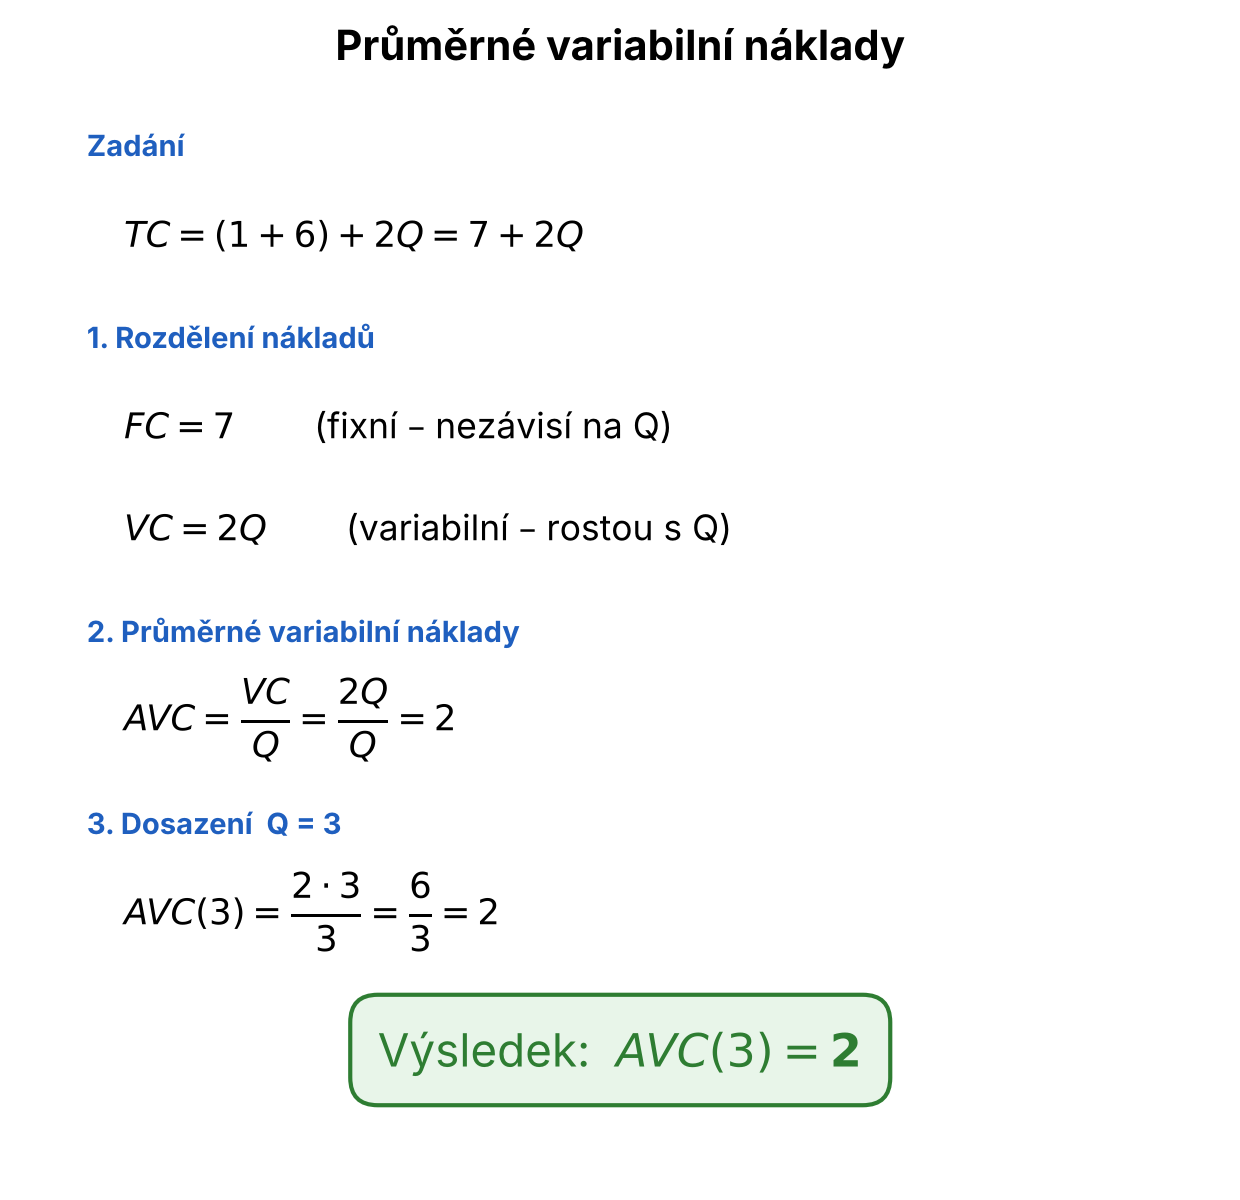

This chart was generated by the following Python code:
"""Průměrné variabilní náklady AVC(Q=3) – zápis ve zlomcích (matplotlib mathtext)."""
import os

import matplotlib

matplotlib.use("Agg")
import matplotlib.pyplot as plt

OUT = os.path.dirname(os.path.abspath(__file__))

lines = [
    ("h", "Zadání"),
    ("m", r"$TC = (1 + 6) + 2Q = 7 + 2Q$"),
    ("h", "1. Rozdělení nákladů"),
    ("m", r"$FC = 7 \qquad$ (fixní – nezávisí na Q)"),
    ("m", r"$VC = 2Q \qquad$ (variabilní – rostou s Q)"),
    ("h", "2. Průměrné variabilní náklady"),
    ("m", r"$AVC = \dfrac{VC}{Q} = \dfrac{2Q}{Q} = 2$"),
    ("h", "3. Dosazení  Q = 3"),
    ("m", r"$AVC(3) = \dfrac{2 \cdot 3}{3} = \dfrac{6}{3} = 2$"),
    ("r", r"Výsledek:  $AVC(3) = \mathbf{2}$"),
]

fig = plt.figure(figsize=(8.27, 8))
fig.text(0.5, 0.95, "Průměrné variabilní náklady", ha="center", fontsize=20, fontweight="bold")
y = 0.88
for kind, txt in lines:
    if kind == "h":
        y -= 0.01
        fig.text(0.07, y, txt, fontsize=14, fontweight="bold", color="#1f5fbf")
        y -= 0.065
    elif kind == "m":
        fig.text(0.1, y, txt, fontsize=17, va="center")
        y -= 0.085
    else:
        y -= 0.03
        fig.text(0.5, y, txt, fontsize=22, ha="center", va="center", color="#2e7d32",
                 bbox=dict(boxstyle="round,pad=0.6", fc="#e8f5e9", ec="#2e7d32", lw=2))
fig.savefig(os.path.join(OUT, "prumerne_naklady.png"), dpi=150)
fig.savefig(os.path.join(OUT, "prumerne_naklady.pdf"))
